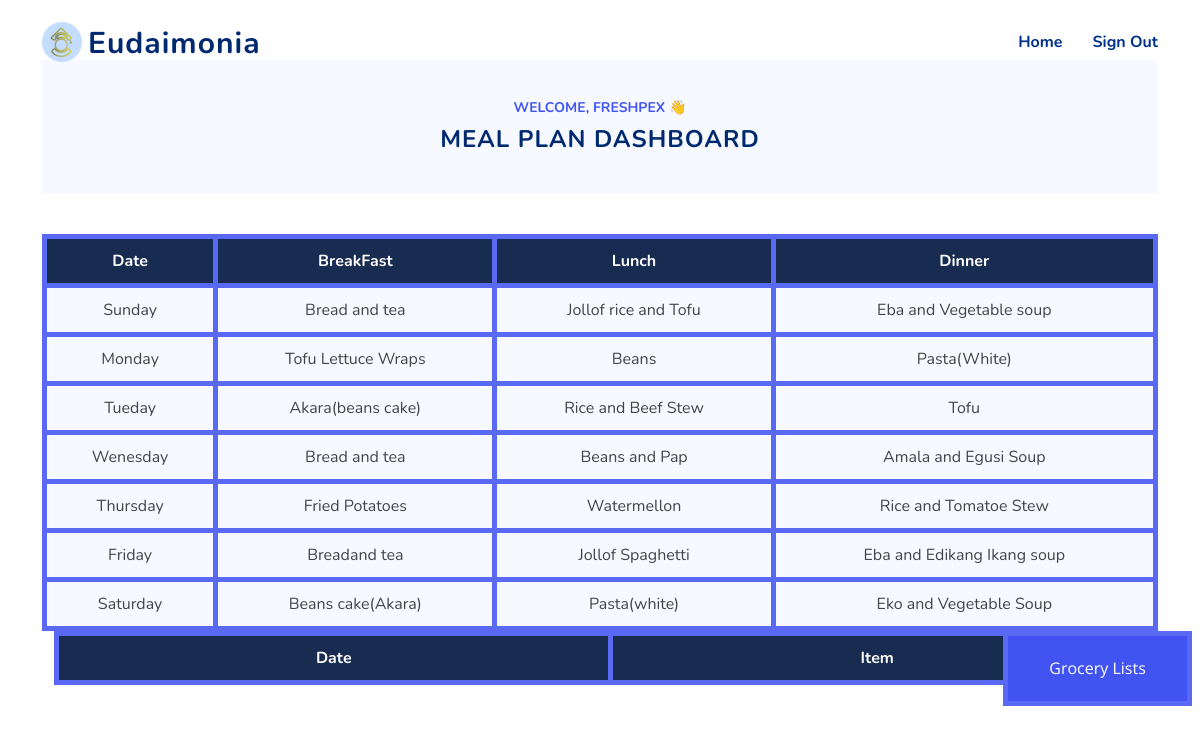
Page /meal (signed in) on the committed database.
### tables this page shows
CREATE TABLE users
             (id INTEGER PRIMARY KEY AUTOINCREMENT,
              email TEXT UNIQUE,
              first_name TEXT,
              last_name TEXT,
              username TEXT UNIQUE,
              gender TEXT,
              university_name TEXT,
              password_hash TEXT);

CREATE TABLE freshpex (Date TEXT, BreakFast TEXT, Lunch TEXT, Dinner TEXT);

### app.py (the view)
@app.route('/meal', methods=["GET", "POST"])
def meal():
    if g.user is None:
        return redirect(url_for('signin'))
    if request.method == "POST":
        name = g.user['username']
        session['name'] = name
        vegetarian = request.form['Vegetarian']
        allergies = request.form['Allergies']
        height = float(request.form['height'])
        weight = float(request.form['weight'])
        meal = request.form['meal']
        grocery = name + '1'
        m = height * height
        bmi = weight / m
        tables = {
            ('Yes', 'Yes'): {'two': 'Allegies_UW2', 'three': 'Allegies_UW3'},
            ('Yes', 'No'): {'two': 'Vegetarian_UW2', 'three': 'Vegetarian_UW3'},
            ('No', 'Yes'): {'two': 'Allegies_UW2', 'three': 'Allegies_UW3'},
            ('No', 'No'): {'two': 'Under_weight2', 'three': 'Under_weight3'}
        }
        if bmi > 18.5:
            tables.update({
                ('Yes', 'Yes'): {'two': 'Allegies_NW2', 'three': 'Allegies_NW3'},
                ('Yes', 'No'): {'two': 'Vegetarian_NW2', 'three': 'Vegetarian_NW3'},
                ('No', 'Yes'): {'two': 'Allegies_NW2', 'three': 'Allegies_NW3'},
                ('No', 'No'): {'two': 'Normal_weight2', 'three': 'Normal_weight3'}
            })
        if bmi > 26.0:
            tables.update({
                ('Yes', 'Yes'): {'two': 'Allegies_OW2', 'three': 'Allegies_OW3'},
                ('Yes', 'No'): {'two': 'Vegetarian_OW2', 'three': 'Vegetarian_OW3'},
                ('No', 'Yes'): {'two': 'Allegies_OW2', 'three': 'Allegies_OW3'},
                ('No', 'No'): {'two': 'Over_weight2', 'three': 'Over_weight3'}
            })
        table_name = tables[(vegetarian, allergies)][meal]
        replicate_table(table_name, name)
        replicate_table(f"{table_name}_Grocery", grocery)
        groceries = get_meal_from_db(grocery)
        meal = get_meal_from_db(name)
        return render_template("meal.html", meal=meal, groceries=groceries, first_name=name)
    elif request.method == "GET":
        try:
            name = g.user['username']
            grocery = name + '1'
            groceries = get_meal_from_db(grocery)
            meal = get_meal_from_db(name)
            return render_template("meal.html", meal=meal, groceries=groceries, first_name=name)
        except sqlite3.OperationalError:
            return render_template('input.html')

### app.py (called while the page is built)
def get_user(user_id):
    query = "SELECT id, email, first_name, last_name, username, gender, university_name, password_hash FROM users WHERE id = ?"
    args = (user_id,)
    row = db_query(query, args)
    if not row:
        return None
    return {'id': row[0][0], 'email': row[0][1], 'first_name': row[0][2], 'last_name': row[0][3], 'username': row[0][4], 'gender': row[0][5], 'university_name': row[0][6], 'password': row[0][7]}

@app.before_request
def load_user():
    user_id = session.get('user_id')
    if user_id is not None:
        g.user = get_user(user_id)
    else:
        g.user = None

def get_db():
    db = getattr(g, '_database', None)
    if db is None:
        db = g._database = sqlite3.connect(DATABASE_FILE)
        db.row_factory = sqlite3.Row
    return db

@app.teardown_appcontext
def close_connection(exception):
    db = getattr(g, '_database', None)
    if db is not None:
        db.close()

def db_query(query, args=None):
    cur = get_db().execute(query, args or ())
    rv = cur.fetchall()
    cur.close()
    return rv

def get_meal_from_db(table_name):
    query = "SELECT * FROM {}".format(table_name)
    results = db_query(query)
    if results:
        return results
    else:
        return None

### templates/meal.html (shortened to what this page needs)
{% extends 'user_base.html' %}  {%block content %}
<section id="contact" class="contact d-flex align-items-center contact">
  <div class="container">
    <header class="col-lg-12 hero-img section-header">
      <div id="about" class="about">
        <div class="content">
          <h3>Welcome, {{ first_name }} 👋</h3>
          <h2>Meal Plan Dashboard</h2>
        </div>
      </div>
      <link
        href="{{ url_for('static', filename='assets/css/style.css') }}"
        rel="stylesheet"
      />
    </header>
    <div class="container">
      <div class="row justify-content-center">
        <table id="table">
          <tr>
            <th>Date</th>
            <th>BreakFast</th>
            <th>Lunch</th>
            <th>Dinner</th>
          </tr>
          {% for food in meal %}
          <tr>
            <td contenteditable>{{ food['Date'] }}</td>
            <td contenteditable>{{ food['BreakFast'] }}</td>
            <td contenteditable>{{ food['Lunch'] }}</td>
            <td contenteditable>{{ food['Dinner'] }}</td>
          </tr>
          {% endfor %}
        </table>
      </div>
      <button id="grocery" class="grocery">Grocery Lists</button>
      <table id="gtable" >
        <thead>
          <tr>
            <th>Date</th>
            <th>Item</th>
          </tr>
        </thead>
      </table>
    </div>
  </div>
</section>
{% endblock %}

### templates/user_base.html (shortened to what this page needs)
<!DOCTYPE html>
<html lang="en">
  <head>
    <link
      href="{{ url_for('static', filename='assets/vendor/aos/aos.css') }}"
      rel="stylesheet"
    />
    <link
      href="{{ url_for('static', filename='assets/vendor/bootstrap/css/bootstrap.min.css') }}"
      rel="stylesheet"
    />
    <link
      href="{{ url_for('static', filename='assets/vendor/bootstrap-icons/bootstrap-icons.css') }}"
      rel="stylesheet"
    />
    <link
      href="{{ url_for('static', filename='assets/vendor/glightbox/css/glightbox.min.css') }}"
      rel="stylesheet"
    />
    <link
      href="{{ url_for('static', filename='assets/vendor/remixicon/remixicon.css') }}"
      rel="stylesheet"
    />
    <link
      href="{{ url_for('static', filename='assets/vendor/swiper/swiper-bundle.min.css') }}"
      rel="stylesheet"
    />
    <link
      href="{{ url_for('static', filename='assets/css/style.css') }}"
      rel="stylesheet"
    />
  </head>
  <body>
    <header id="header" class="header fixed-top">
      <div
        class="container-fluid container-xl d-flex align-items-center justify-content-between"
      >
        <a href="/" class="logo d-flex align-items-center">
          <img src="{{url_for('static', filename='img/emblem.png')}}" alt="" />
          <span>Eudaimonia</span>
        </a>
        <nav id="navbar" class="navbar">
          <ul>
            <li><a class="nav-link" href="/home">Home</a></li>
            <li>
              <a class="nav-link" href="/signout">Sign Out</a>
            </li>
          </ul>
        </nav>
      </div>
    </header>
    <main id="main">
      {% block content %} {% endblock %}
    </main>
  </body>
</html>

### static/assets/css/style.css (style rules this page uses)
:root { scroll-behavior: smooth; }
body { font-family: "Open Sans", sans-serif; color: #444444; }
a { color: #4154f1; text-decoration: none; }
h1, h2, h3, h4, h5, h6, label, table { font-family: "Nunito", sans-serif; }
table { text-align: center; border-collapse: collapse; width: 100%; background: #f6f9ff; }
td { padding: 10px; border: 5px solid #5969f3; color: #444444; }
th { background-color: rgba(1, 22, 61, 0.9); padding: 10px; border: 5px solid #5969f3; color: #fff; }
.grocery { position: absolute; right: 0.5em; width: 5cm; height: 2cm; background-color: #4154f1; border: 5px solid #5969f3; color: #fff; }
section { padding: 60px 0; overflow: hidden; }
.section-header { text-align: center; padding-bottom: 40px; }
.section-header h2 { font-size: 13px; letter-spacing: 1px; font-weight: 700; margin: 0; color: #4154f1; text-transform: uppercase; }
.header { transition: all 0.5s; z-index: 997; padding: 20px 0; }
.header .logo { line-height: 0; }
.header .logo img { max-height: 40px; margin-right: 6px; }
.header .logo span { font-size: 30px; font-weight: 700; letter-spacing: 1px; color: #012970; font-family: "Nunito", sans-serif; margin-top: 3px; }
.navbar { padding: 0; }
.navbar ul { margin: 0; padding: 0; display: flex; list-style: none; align-items: center; }
.navbar li { position: relative; }
.navbar a, .navbar a:focus { display: flex; align-items: center; justify-content: space-between; padding: 10px 0 10px 30px; font-family: "Nunito", sans-serif; font-size: 16px; font-weight: 700; color: #013289; white-space: nowrap; transition: 0.3s; }
.about .content { background-color: #f6f9ff; padding: 40px; }
.about h3 { font-size: 14px; font-weight: 700; color: #4154f1; text-transform: uppercase; }
.about h2 { font-size: 24px; font-weight: 700; color: #012970; }

### rows in the picture
users: username "FRESHPEX"
freshpex: Date "Sunday", BreakFast "Bread and tea", Lunch "Jollof rice and Tofu", Dinner "Eba and Vegetable soup"
freshpex: Date "Monday", BreakFast "Tofu Lettuce Wraps", Lunch "Beans", Dinner "Pasta(White)"
freshpex: Date "Tueday", BreakFast "Akara(beans cake)", Lunch "Rice and Beef Stew", Dinner "Tofu"
freshpex: Date "Wenesday", BreakFast "Bread and tea", Lunch "Beans and Pap", Dinner "Amala and Egusi Soup"
freshpex: Date "Thursday", BreakFast "Fried Potatoes", Lunch "Watermellon", Dinner "Rice and Tomatoe Stew"
freshpex: Date "Friday", BreakFast "Breadand tea", Lunch "Jollof Spaghetti", Dinner "Eba and Edikang Ikang soup"
freshpex: Date "Saturday", BreakFast "Beans cake(Akara)", Lunch "Pasta(white)", Dinner "Eko and Vegetable Soup"
